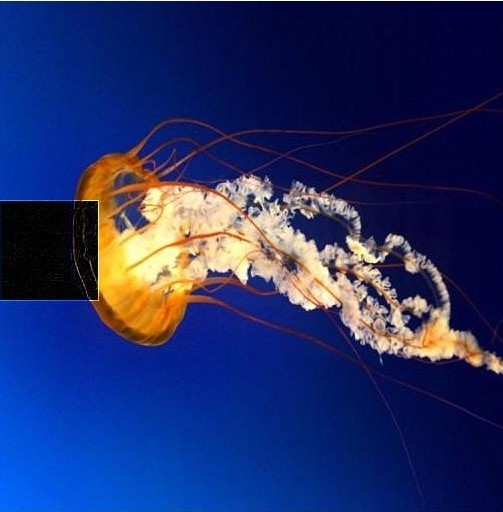
%> input picture image_watermarking/Color DWT-SVD watermarking/Attacked Watermarked images/HPF.jpg, 503 x 512 px
$ octave main.m   (GNU Octave 9; MATLAB toolbox functions it lacks are replaced by stand-ins)
%> lines starting %> are read from the running program, lines starting %| are printed output that depends on the picture; in (x1, y1, x2, y2) boxes, pixels count from 0 and x2, y2 are one past the last pixel; in counts of white or black regions, pixels touching at a corner belong together; the program's own positions count from 1
### image_watermarking/matlab_projects/11/Iris-Bio-metric-Watermarking-Using-Singular-Value-Decomposition-And-Wavelet-Based-Transform-master/seg.m
function seg = seg(I,init_mask,max_its)

  alpha = .2;
  display = true;

  I = im2graydouble(I);

  %-- Create a signed distance map (SDF) from mask
  phi = mask2phi(init_mask);

  %--main loop
  for its = 1:max_its

    idx = find(phi <= 1.2 & phi >= -1.2);  %get the curve's narrow band

    %-- find interior and exterior mean
    upts = find(phi<=0);                 % interior points
    vpts = find(phi>0);                  % exterior points
    u = sum(I(upts))/(length(upts)+eps); % interior mean
    v = sum(I(vpts))/(length(vpts)+eps); % exterior mean

    F = (I(idx)-u).^2-(I(idx)-v).^2;         % force from image information
    curvature = get_curvature(phi,idx);  % force from curvature penalty

    dphidt = F./max(abs(F)) + alpha*curvature;  % gradient descent to minimize energy

    %-- maintain the CFL condition
    dt = .45/(max(dphidt)+eps);

    %-- evolve the curve
    phi(idx) = phi(idx) + dt.*dphidt;

    %-- Keep SDF smooth
    phi = sussman(phi, .5);

    %-- intermediate output
    if((display>0)&&(mod(its,20) == 0))
      showCurveAndPhi(I,phi,its);
    end
  end

  %-- final output
  if(display)
    showCurveAndPhi(I,phi,its);
  end

  %-- make mask from SDF
  seg = phi<=0; %-- Get mask from levelset


%-- Displays the image with curve superimposed
function showCurveAndPhi(I, phi, i)
  imshow(I,'initialmagnification',200,'displayrange',[0 255]); hold on;
  contour(phi, [0 0], 'g','LineWidth',4);
  contour(phi, [0 0], 'k','LineWidth',2);
  hold off; title([num2str(i) ' Iterations']); drawnow;

%-- converts a mask to a SDF
function phi = mask2phi(init_a)
  phi=bwdist(init_a)-bwdist(1-init_a)+im2double(init_a)-.5;

%-- compute curvature along SDF
function curvature = get_curvature(phi,idx)
    [dimy, dimx] = size(phi);
    [y x] = ind2sub([dimy,dimx],idx);  % get subscripts

    %-- get subscripts of neighbors
    ym1 = y-1; xm1 = x-1; yp1 = y+1; xp1 = x+1;

    %-- bounds checking
    ym1(ym1<1) = 1; xm1(xm1<1) = 1;
    yp1(yp1>dimy)=dimy; xp1(xp1>dimx) = dimx;

    %-- get indexes for 8 neighbors
    idup = sub2ind(size(phi),yp1,x);
    iddn = sub2ind(size(phi),ym1,x);
    idlt = sub2ind(size(phi),y,xm1);
    idrt = sub2ind(size(phi),y,xp1);
    idul = sub2ind(size(phi),yp1,xm1);
    idur = sub2ind(size(phi),yp1,xp1);
    iddl = sub2ind(size(phi),ym1,xm1);
    iddr = sub2ind(size(phi),ym1,xp1);

    %-- get central derivatives of SDF at x,y
    phi_x  = -phi(idlt)+phi(idrt);
    phi_y  = -phi(iddn)+phi(idup);
    phi_xx = phi(idlt)-2*phi(idx)+phi(idrt);
    phi_yy = phi(iddn)-2*phi(idx)+phi(idup);
    phi_xy = -0.25*phi(iddl)-0.25*phi(idur)...
             +0.25*phi(iddr)+0.25*phi(idul);
    phi_x2 = phi_x.^2;
    phi_y2 = phi_y.^2;

    %-- compute curvature (Kappa)
    curvature = ((phi_x2.*phi_yy + phi_y2.*phi_xx - 2*phi_x.*phi_y.*phi_xy)./...
              (phi_x2 + phi_y2 +eps).^(3/2)).*(phi_x2 + phi_y2).^(1/2);

%-- Converts image to one channel (grayscale) double
function img = im2graydouble(img)
  [dimy, dimx, c] = size(img);
  if(isfloat(img)) % image is a double
    if(c==3)
      img = rgb2gray(uint8(img));
    end
  else           % image is a int
    if(c==3)
      img = rgb2gray(img);
    end
    img = double(img);
  end

%-- level set re-initialization by the sussman method
function D = sussman(D, dt)
  % forward/backward differences
  a = D - shiftR(D); % backward
  b = shiftL(D) - D; % forward
  c = D - shiftD(D); % backward
  d = shiftU(D) - D; % forward

  a_p = a;  a_n = a; % a+ and a-
  b_p = b;  b_n = b;
  c_p = c;  c_n = c;
  d_p = d;  d_n = d;

  a_p(a < 0) = 0;
  a_n(a > 0) = 0;
  b_p(b < 0) = 0;
  b_n(b > 0) = 0;
  c_p(c < 0) = 0;
  c_n(c > 0) = 0;
  d_p(d < 0) = 0;
  d_n(d > 0) = 0;

  dD = zeros(size(D));
  D_neg_ind = find(D < 0);
  D_pos_ind = find(D > 0);
  dD(D_pos_ind) = sqrt(max(a_p(D_pos_ind).^2, b_n(D_pos_ind).^2) ...
                       + max(c_p(D_pos_ind).^2, d_n(D_pos_ind).^2)) - 1;
  dD(D_neg_ind) = sqrt(max(a_n(D_neg_ind).^2, b_p(D_neg_ind).^2) ...
                       + max(c_n(D_neg_ind).^2, d_p(D_neg_ind).^2)) - 1;

  D = D - dt .* sussman_sign(D) .* dD;

%-- whole matrix derivatives
function shift = shiftD(M)
  shift = shiftR(M')';

function shift = shiftL(M)
  shift = [ M(:,2:size(M,2)) M(:,size(M,2)) ];

function shift = shiftR(M)
  shift = [ M(:,1) M(:,1:size(M,2)-1) ];

function shift = shiftU(M)
  shift = shiftL(M')';

function S = sussman_sign(D)
  S = D ./ sqrt(D.^2 + 1);

### image_watermarking/matlab_projects/11/Iris-Bio-metric-Watermarking-Using-Singular-Value-Decomposition-And-Wavelet-Based-Transform-master/DrawCircle.m
function [pline_x pline_y]=DrawCircle(x, y, r, nseg, S)
% Draw a circle on the current figure using ploylines
%
%  DrawCircle(x, y, r, nseg, S)
%  A simple function for drawing a circle on graph.
%
%  INPUT: (x, y, r, nseg, S)
%  x, y:    Center of the circle
%  r:       Radius of the circle
%  nseg:    Number of segments for the circle
%  S:       Colors, plot symbols and line types
%
%  OUTPUT: None
%
%  BUG REPORT:
%  Please send your bug reports, comments and suggestions to
%  pengtao@glue.umd.edu . Thanks.

%  Author:  Tao Peng
%           Department of Mechanical Engineering
%           University of Maryland, College Park, Maryland 20742, USA
%           pengtao@glue.umd.edu
%  Version: alpha       Revision: Jan. 10, 2006


theta = 0 : (2 * pi / nseg) : (2 * pi);
pline_x = r * cos(theta) + x;
pline_y = r * sin(theta) + y;


plot(pline_x, pline_y, S);

### image_watermarking/matlab_projects/11/Iris-Bio-metric-Watermarking-Using-Singular-Value-Decomposition-And-Wavelet-Based-Transform-master/main.m
clc;
clear all;
close all;
warning off all;

%[file_name,fileinfo]=uigetfile({'*.bmp;*.jpg;*.png;*.tiff;';'*.*'},'Select an Image File')
[file path]=uigetfile({'*.bmp;*.jpg;*.png;*.tiff;';'*.*'},'Select an iris image for enrollment ');
%> the answer given: ../../../Color DWT-SVD watermarking/Attacked Watermarked images/HPF.jpg
file=strcat(path,file);
I=imread(file);
%> I is the input picture: size 512x503x3 uint8; mean R, G, B 36.4, 48, 104.7
m = zeros(size(I,1),size(I,2));
m(111:222,123:234) = 1;
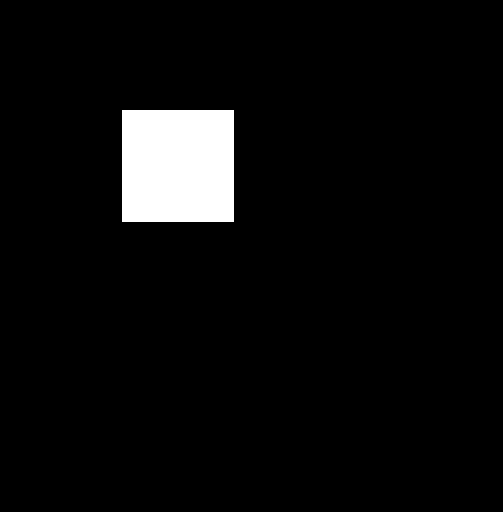
%> m: size 512x503 double; values 0 (black) and 1 (white), 4.9% white; 1 white region, box (x1, y1, x2, y2) and area: (122, 110, 234, 222) 12544
I = imresize(I,.5);
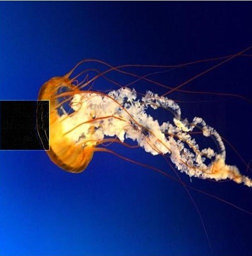
%> I: size 256x252x3 uint8; mean R, G, B 36.4, 47.9, 104.6
%> after the loop in seg, `for its = 1:max_its`:
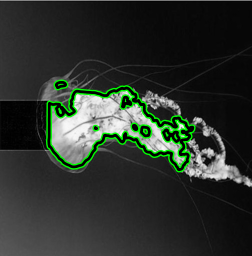
%> figure redrawn from the program's plot data; its title reads '340 Iterations'
%> in seg, `showCurveAndPhi(I,phi,its);`:
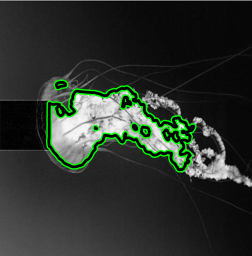
%> figure redrawn from the program's plot data; its title reads '350 Iterations'
m = imresize(m,.5);
figure('Name','Input image','Numbertitle','off');
imshow(I);
figure('Name','Segmenting','Numbertitle','off');
seg1 = seg(I, m, 350);
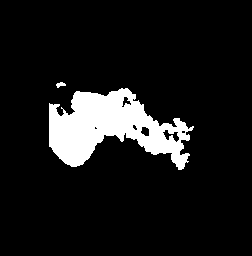
%> seg1: size 256x252 logical; 9.9% white; 2 white regions, box (x1, y1, x2, y2) and area: (49, 88, 194, 170) 6323, (56, 82, 66, 88) 36
figure('Name','Segmented image','numbertitle','off')
imshow(seg1)

seg=seg1;


cc=bwconncomp(seg);
%> cc = 2 connected components
stats=regionprops(cc,'Centroid');
%> stats = 2 regions; Centroid: [111.1 128.2], [61.2 85.2]
ct=cat(1,stats.Centroid);
%> ct = [111.1 128.2; 61.17 85.22]


figure('name','Center point detection','numbertitle','off')
imshow(seg)
hold on;

plot(ct(:,1),ct(:,2),'b*')

[x1 y1]=DrawCircle(ct(:,1),ct(:,2), 40, 1000, 'b-');
%> in DrawCircle, `pline_x = r * cos(theta) + x;`: pline_x = 1001 columns, first 8: [151.1 151.1 151.1 151.1 151.1 151.1 151.1 151.1; 101.2 101.2 101.2 101.2 101.2 101.1 101.1 101.1]
%> in DrawCircle, `pline_y = r * sin(theta) + y;`: pline_y = 1001 columns, first 8: [128.2 128.4 128.7 128.9 129.2 129.4 129.7 129.9; 85.22 85.47 85.72 85.98 86.23 86.48 86.73 86.98]
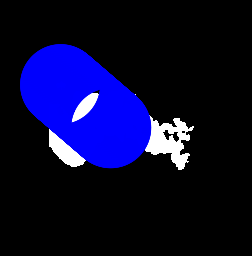
%> figure redrawn from the program's plot data
%> x1 has the same summary as pline_x in DrawCircle; y1 has the same summary as pline_y in DrawCircle
x=ct(:,1);y=ct(:,2);
%> after `x=ct(:,1)`: x = [111.1; 61.17]
%> after `y=ct(:,2)`: y = [128.2; 85.22]

figure('name','outer circle coordinates image','numbertitle','off')

% First create the image.
imageSizeY = size(seg,1);
%> imageSizeY = 256
imageSizeX = size(seg,2);
%> imageSizeX = 252
[columnsInImage rowsInImage] = meshgrid(1:imageSizeX, 1:imageSizeY);
% Next create the circle in the image.
centerX = x;
%> centerX = [111.1; 61.17]
centerY = y;
%> centerY = [128.2; 85.22]
radius = 40;
%> (the run ends here)
